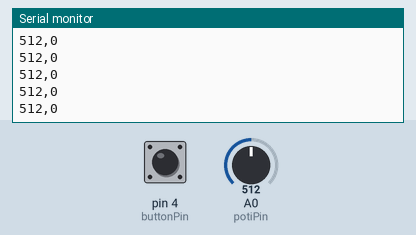
A sketch run on a simulated Arduino Uno, built with avr-gcc and run on an emulated ATmega328P. On the bench: the last lines printed to the serial monitor. Inputs (shaded band) come from the test bench; at power-on: A0 (potiPin) = 512, pin 4 (buttonPin) LOW.

Above: at 1.2 s.
1.3 s: A0 (potiPin) set to 716
At 1.31 s:
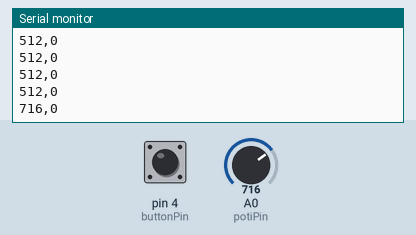
2.8 s: pin 4 (buttonPin) pulled HIGH for 0.15 s
At 2.82 s:
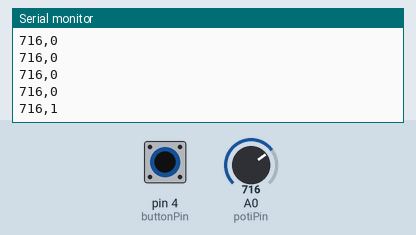
4.4 s: A0 (potiPin) set to 900
At 4.42 s:
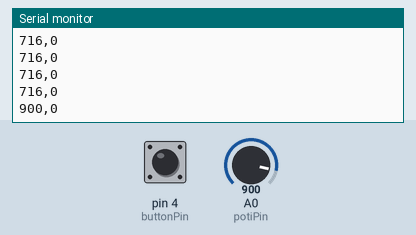
5.9 s: pin 4 (buttonPin) pulled HIGH for 1 s
At 5.93 s:
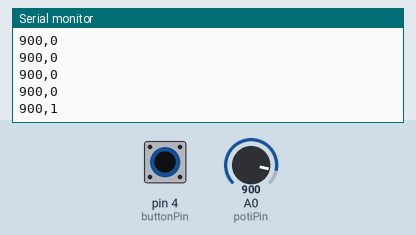
Timing chart, 0 to 8.9 s (numbered marks = the images above; inputs shaded):
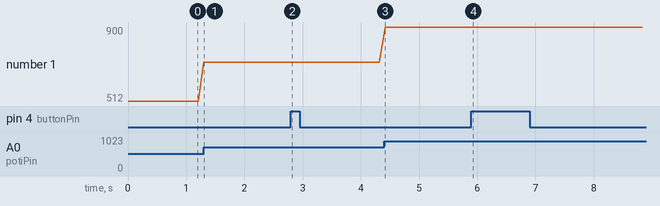

Measured:
- after the input at 1.3 s, the serial monitor: prints a new line at once (image 1)
- after the input at 2.8 s, the serial monitor: prints a new line at once (image 2)
- after the input at 4.4 s, the serial monitor: prints a new line at once (image 3)
- after the input at 5.9 s, the serial monitor: prints a new line at once (image 4)
- plotted number 1: 512 → 716 after the input at 1.3 s, 716 → 900 after the input at 4.4 s

The sketch:

AnalogInputSerial2.ino
```cpp
/*
Beispiel um 2 Werte auszulesen
und via String zu übertragen
*/

int potiPin = A0;    // Analogeingang A0 für Potentiometerwert
int buttonPin = 4;   // Digitaleingang 4 für Button
int sensorValue = 0; // Initialisierung Potiwert
int buttonState = 0; // Initialisierung Buttonwert

void setup() {
  Serial.begin(9600); //bestimme Übertragungsrate
}

void loop() {
  // Einlesen der Sensorwerte
  sensorValue = analogRead(potiPin);
  buttonState = digitalRead(buttonPin);

  // Übertargung der Werte al String in folgendem Format
  // Potiwert , Buttonwert \n
  // Komma ist Trennzeichen zw. Werten
  // Newline definiert Ende einer Nachricht
  Serial.print(sensorValue);
  Serial.print(",");
  Serial.print(buttonState);
  Serial.print("\n");

  delay(100);
}
```
